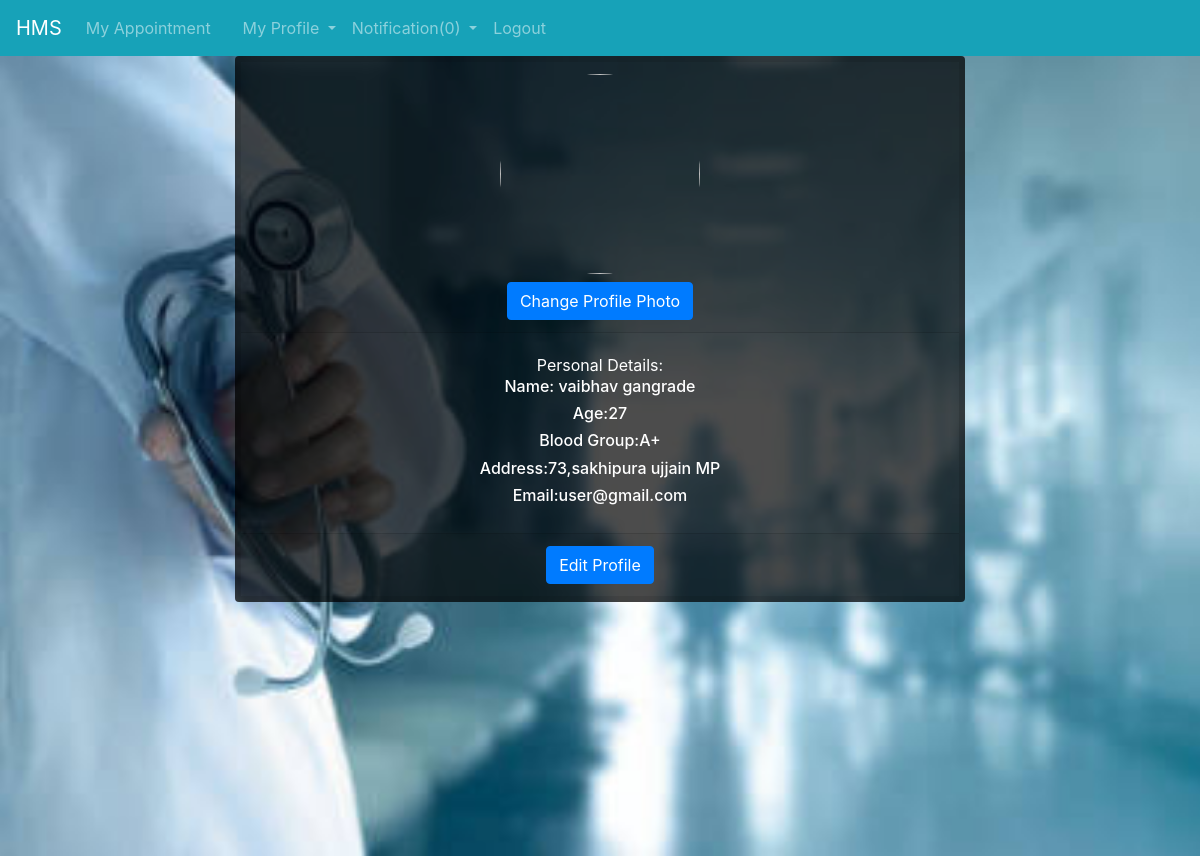
The app's page /my_profile.php (signed in) with its own data.
### tables this page shows
CREATE TABLE `registration` (
  `id` int(11) NOT NULL,
  `full_name` varchar(200) NOT NULL,
  `age` int(11) NOT NULL,
  `gender` varchar(11) NOT NULL,
  `address` text NOT NULL,
  `city` varchar(100) NOT NULL,
  `blood_group` varchar(10) NOT NULL,
  `user_email` varchar(100) NOT NULL,
  `user_password` varchar(255) NOT NULL,
  `upload_image` varchar(255) NOT NULL
);

### my_profile.php (the view, shortened to what this page needs)
<?php include_once('inc/header.php');
?>
<?php include_once('inc/navbar.php');
 $id = $_SESSION['userid'];
$view_users_data= $conn->prepare("SELECT full_name, age, gender,address,city,blood_group,user_email,user_password,upload_image FROM registration WHERE id = ?");
$view_users_data->bind_param("i",$id);
$view_users_data->execute();
$view_users_data -> bind_result($full_name, $age,$gender,$address,$city, $blood_group,$user_email,$user_password,$upload_image);
?>
<div class="container-fluid" id="profile_container">
<div class="container">
	<div class="row">
		<div class="col-md-2"></div>
		<div class="col-md-8">
		<div class="card">
  <div class="card-header">
  	<img src="<?php echo $upload_image; ?>" class="rounded-circle mx-auto d-block" height="200" width="200">
  	<a href="edit_profile_image.php?id=<?php echo $id; ?>" class="mt-2 btn btn-primary text-center">Change Profile Photo</a>
  </div>
  <div class="card-body">Personal Details:
	<h6>Name: <?php echo $full_name; ?></h6>
	<h6>Age:<?php echo $age; ?></h6>
	<h6>Blood Group:<?php echo $blood_group; ?></h6>
	<h6>Address:<?php echo $address; ?></h6>
	<h6>Email:<?php echo $user_email; ?></h6>
  </div>
  <div class="card-footer"><a href="edit_profile.php?id=<?php echo $id; ?>" class="btn btn-primary">Edit Profile</a></div>
</div>
	</div>
	<div class="col-md-2"></div>
</div>
</div>
<?php include_once('inc/footer.php'); ?>

### inc/header.php (style rules this page uses)
#profile_container { background-image: url('img/6.jpg'); background-size: cover; background-position: center; background-repeat: repeat-x; height: 100vh; }
.card { position: relative; display: -ms-flexbox; display: flex; -ms-flex-direction: column; flex-direction: column; min-width: 0; word-wrap: break-word; color: white; background-color: rgba(0,0,0,0.7); background-clip: border-box; border: 6px solid rgba(0,0,0,.125); border-radius: .25rem; text-align: center; }

### records on screen
registration: full_name "vaibhav gangrade", age "27", blood_group "A+", address "73,sakhipura ujjain MP", user_email "user@gmail.com"

### other values on screen
$data['total'] "0"
